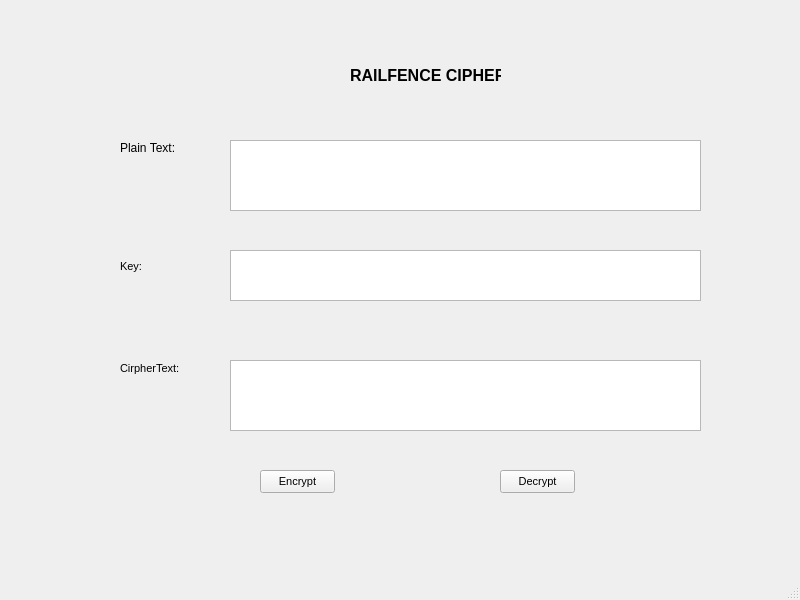
<?xml version="1.0" encoding="UTF-8"?>
<ui version="4.0">
 <class>MainWindow</class>
 <widget class="QMainWindow" name="MainWindow">
  <property name="geometry">
   <rect>
    <x>0</x>
    <y>0</y>
    <width>800</width>
    <height>600</height>
   </rect>
  </property>
  <property name="windowTitle">
   <string>MainWindow</string>
  </property>
  <widget class="QWidget" name="centralwidget">
   <widget class="QLabel" name="label">
    <property name="geometry">
     <rect>
      <x>350</x>
      <y>50</y>
      <width>151</width>
      <height>51</height>
     </rect>
    </property>
    <property name="font">
     <font>
      <pointsize>12</pointsize>
      <weight>75</weight>
      <bold>true</bold>
     </font>
    </property>
    <property name="text">
     <string>RAILFENCE CIPHER</string>
    </property>
   </widget>
   <widget class="QPushButton" name="encrypt_button">
    <property name="geometry">
     <rect>
      <x>260</x>
      <y>470</y>
      <width>75</width>
      <height>23</height>
     </rect>
    </property>
    <property name="font">
     <font>
      <pointsize>8</pointsize>
      <weight>50</weight>
      <bold>false</bold>
     </font>
    </property>
    <property name="text">
     <string>Encrypt</string>
    </property>
   </widget>
   <widget class="QLabel" name="label_4">
    <property name="geometry">
     <rect>
      <x>120</x>
      <y>360</y>
      <width>61</width>
      <height>16</height>
     </rect>
    </property>
    <property name="font">
     <font>
      <pointsize>8</pointsize>
      <weight>50</weight>
      <bold>false</bold>
     </font>
    </property>
    <property name="text">
     <string>CirpherText:</string>
    </property>
   </widget>
   <widget class="QPlainTextEdit" name="txt_key">
    <property name="geometry">
     <rect>
      <x>230</x>
      <y>250</y>
      <width>471</width>
      <height>51</height>
     </rect>
    </property>
   </widget>
   <widget class="QLabel" name="label_3">
    <property name="geometry">
     <rect>
      <x>120</x>
      <y>260</y>
      <width>47</width>
      <height>13</height>
     </rect>
    </property>
    <property name="font">
     <font>
      <pointsize>8</pointsize>
      <weight>50</weight>
      <bold>false</bold>
     </font>
    </property>
    <property name="text">
     <string>Key:</string>
    </property>
   </widget>
   <widget class="QPlainTextEdit" name="txt_plain_text">
    <property name="geometry">
     <rect>
      <x>230</x>
      <y>140</y>
      <width>471</width>
      <height>71</height>
     </rect>
    </property>
   </widget>
   <widget class="QPlainTextEdit" name="txt_cipher_text">
    <property name="geometry">
     <rect>
      <x>230</x>
      <y>360</y>
      <width>471</width>
      <height>71</height>
     </rect>
    </property>
   </widget>
   <widget class="QLabel" name="label_2">
    <property name="geometry">
     <rect>
      <x>120</x>
      <y>140</y>
      <width>61</width>
      <height>16</height>
     </rect>
    </property>
    <property name="font">
     <font>
      <pointsize>9</pointsize>
      <weight>50</weight>
      <bold>false</bold>
     </font>
    </property>
    <property name="text">
     <string>Plain Text:</string>
    </property>
   </widget>
   <widget class="QPushButton" name="decrypt_button">
    <property name="geometry">
     <rect>
      <x>500</x>
      <y>470</y>
      <width>75</width>
      <height>23</height>
     </rect>
    </property>
    <property name="font">
     <font>
      <pointsize>8</pointsize>
      <weight>50</weight>
      <bold>false</bold>
     </font>
    </property>
    <property name="text">
     <string>Decrypt</string>
    </property>
   </widget>
  </widget>
  <widget class="QMenuBar" name="menubar">
   <property name="geometry">
    <rect>
     <x>0</x>
     <y>0</y>
     <width>800</width>
     <height>21</height>
    </rect>
   </property>
  </widget>
  <widget class="QStatusBar" name="statusbar"/>
 </widget>
 <resources/>
 <connections/>
</ui>
